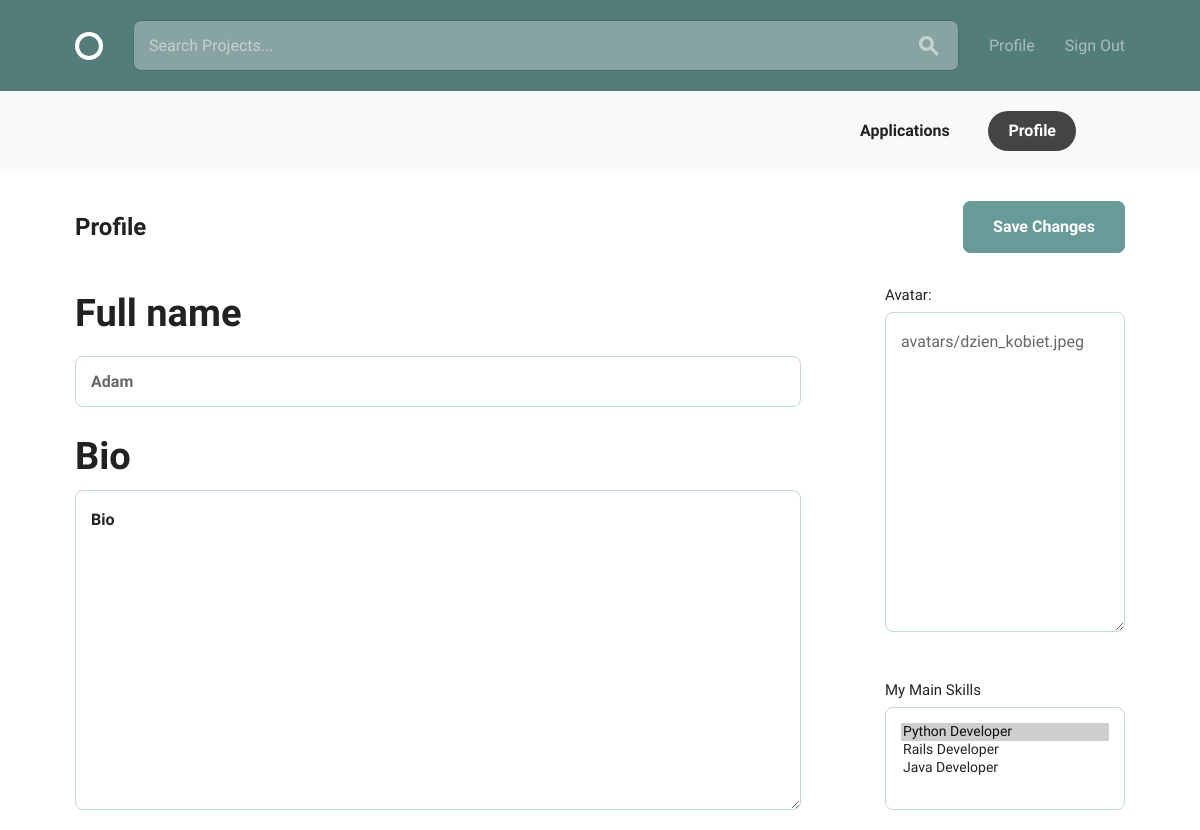
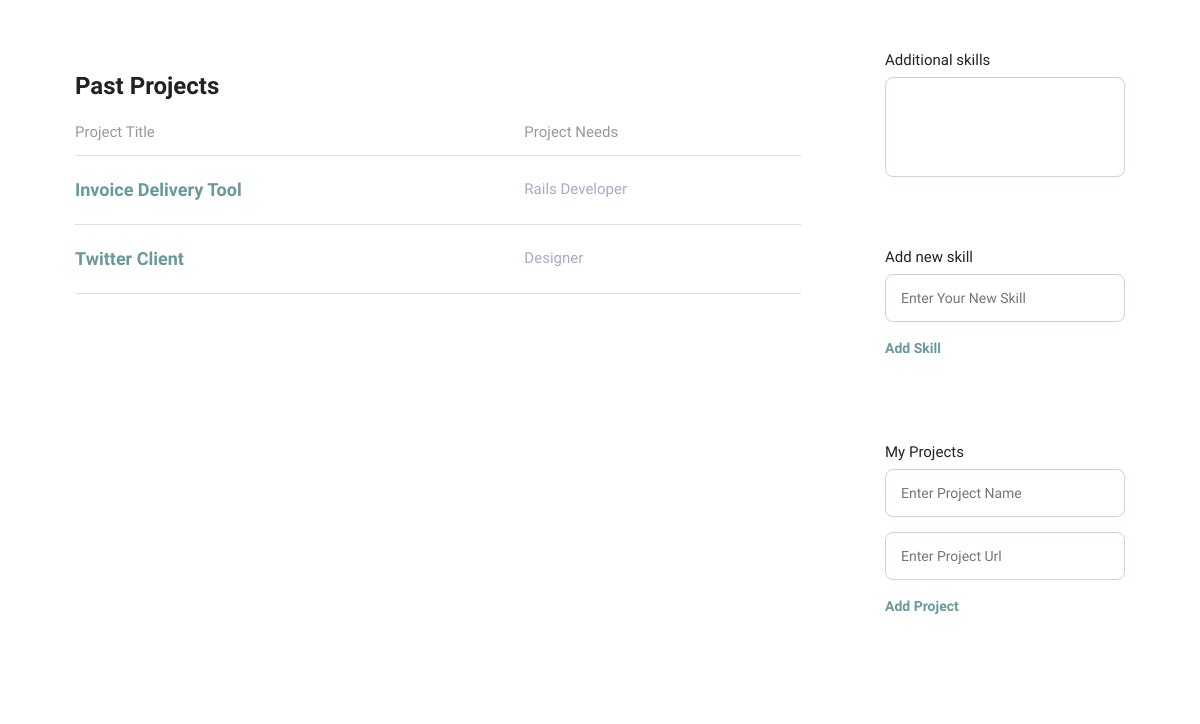
The app's page /profile/edit/1/ (signed in), older data (2 pictures, top to bottom).
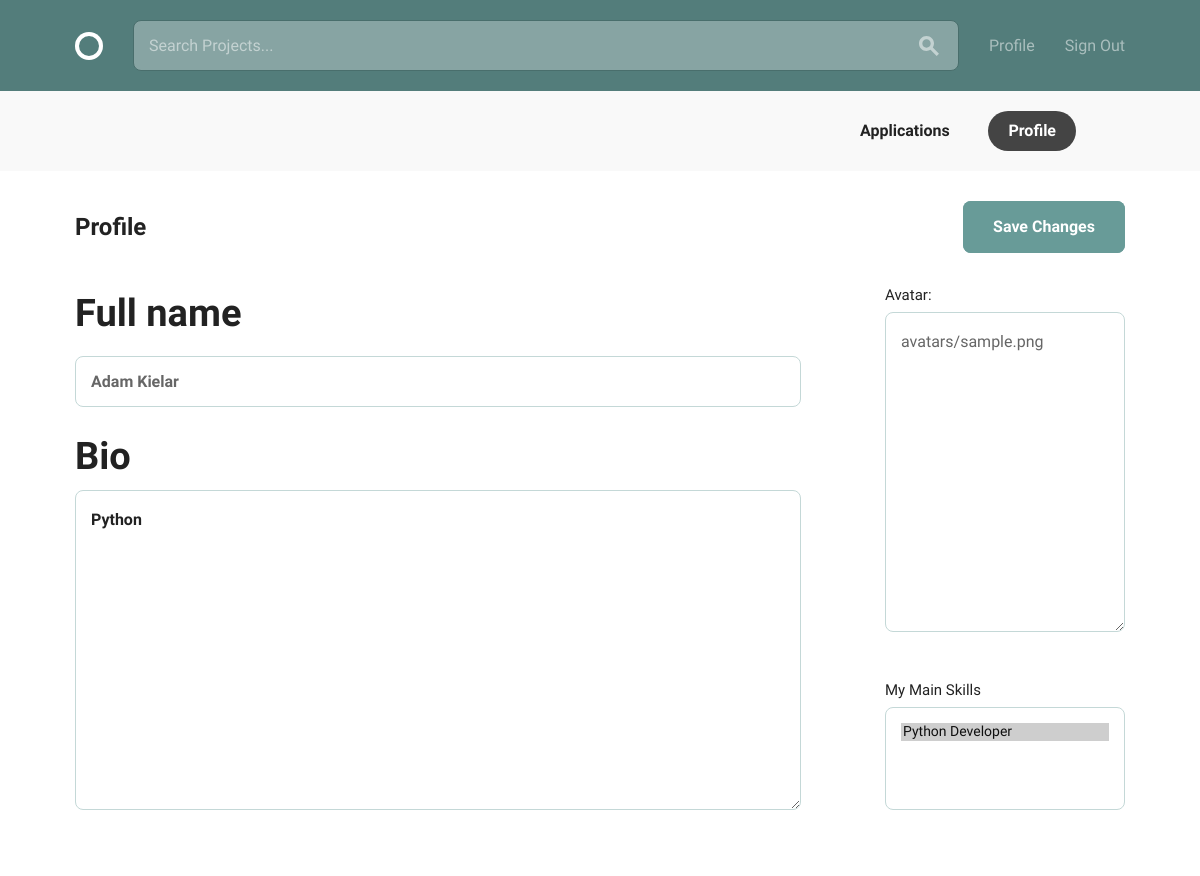
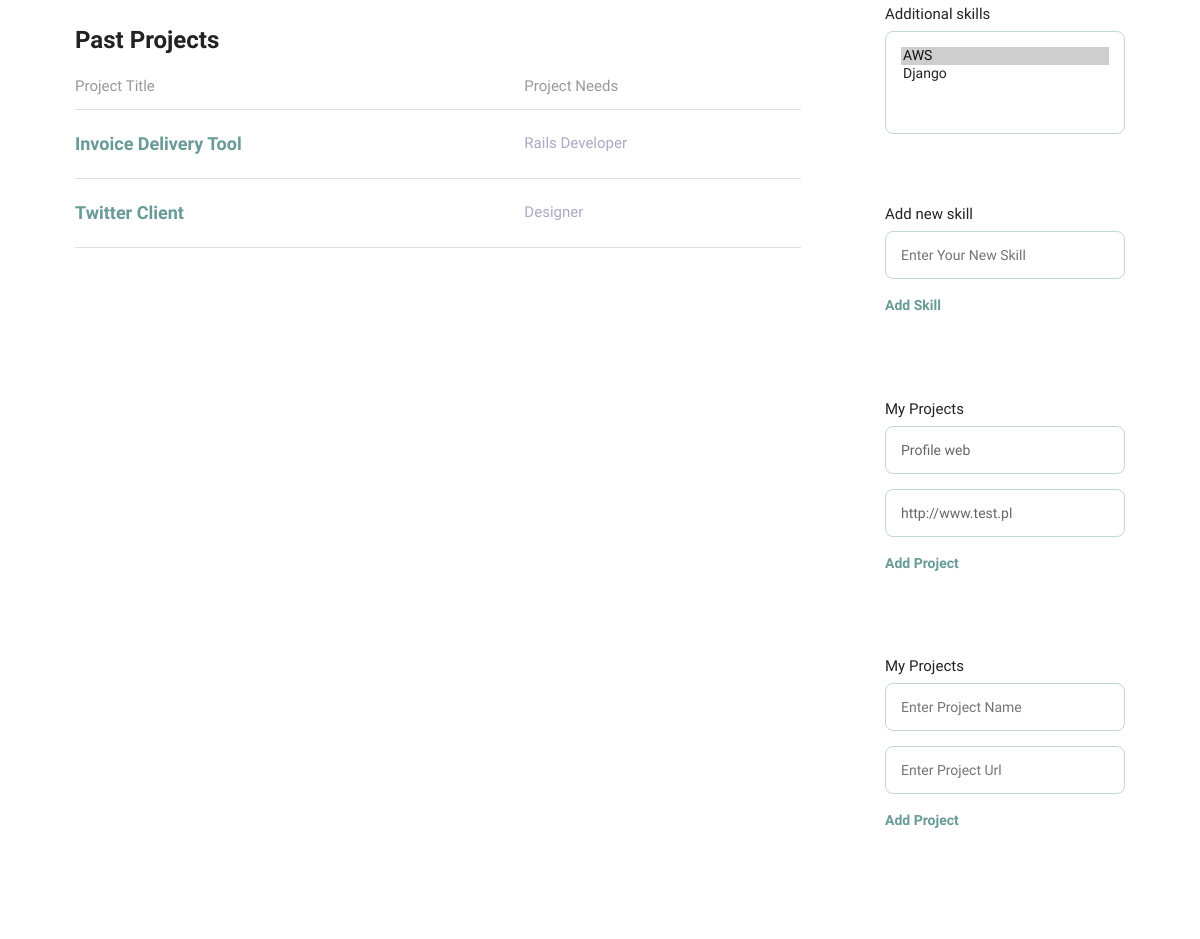
The same page, newer data (2 pictures, top to bottom).
### accounts/models.py (models this page shows, shortened)
class User(AbstractBaseUser, PermissionsMixin):
    email = models.EmailField(verbose_name='email address', max_length=255, unique=True)
    full_name = models.CharField(max_length=255, blank=False, default='')
    avatar = CropperImageField(dimensions=(240, 240), default='avatars/sample.png', upload_to='avatars/')
    bio = MarkdownxField()
    date_joined = models.DateTimeField(auto_now_add=True)
    main_skills = models.ManyToManyField('MainSkill', related_name='mainskills')
    other_skills = models.ManyToManyField('OtherSkill', related_name='otherskills')
    is_active = models.BooleanField(default=True)
    is_staff = models.BooleanField(default=False)
    objects = UserManager()
    USERNAME_FIELD = 'email'

### accounts/views.py (the view, shortened to what this page needs)
# urls.py: path('profile/edit/<int:pk>/', views.profile_edit, name='profile_edit'),
@login_required
def profile_edit(request, pk):
    user = get_object_or_404(User, pk=pk)
    profile_form = ProfileForm(instance=request.user)
    avatar_from = AvatarForm(instance=request.user)
    mainskill_form = MainSkillForm(instance=request.user)
    otherskill_list_form = OtherSkillFormList(instance=request.user)
    otherskill_formset = OtherSkillFormSet()
    userproject_formset = UserProjectFormSet()
    return render(
        request,
        "accounts/profile_form.html",
        {
            "profile_form": profile_form,
            "avatar_form": avatar_from,
            "mainskill_form": mainskill_form,
            "otherskill_list_form": otherskill_list_form,
            "otherskill_formset": otherskill_formset,
            "userproject_formset": userproject_formset,
        },
    )

### accounts/forms.py
class ProfileForm(forms.ModelForm):
    class Meta:
        model = models.User
        fields = ['full_name', 'bio']

class AvatarForm(forms.ModelForm):
    class Meta:
        model = models.User
        fields = ['avatar']
    class Media:
        css = {"all": ("/assets/css/global.css", )}
        js = (
            'admin/js/vendor/jquery/jquery.js',
            'admin/js/jquery.init.js',
        )

### accounts/models.py (called while the page is built)
    def __str__(self):
        return self.name

    def __str__(self):
        return self.name

### accounts/templates/accounts/profile_form.html (shortened to what this page needs)
{% extends 'base.html' %}
{% load static %}
{% block body_content %}
  <div class="circle--actions--bar">
    <nav class="bounds">
      <ul class="circle--pill--list">
        <li><a href="applications.html">Applications</a></li>
        <li><a class="selected" href="{% url 'accounts:profile_detail' pk=user.id %}">Profile</a></li>
      </ul>
    </nav>
  </div>
  <div class="bounds circle--page">
  <form method="post" action="" enctype="multipart/form-data">
    <div class="circle--page--header circle--fluid">
      <div class="circle--fluid--cell circle--fluid--primary">
        <h2>Profile</h2>
      </div>
      <div class="circle--fluid--cell circle--fluid--secondary">
        <input type="submit" class="button button-primary icon-on-left" value="Save Changes">
      </div>
    </div>
    <div class="grid-70">
      <div class="circle--input--h1">
      {{ profile_form.full_name.label}}
      {{ profile_form.full_name }}
      </div>
      <div class="circle--article--body">
        <div class="circle--input--h1">
        {{ profile_form.bio.label }}
        {{ profile_form.bio }}
        </div>
      </div>
      <h2>Past Projects</h2>
      <table class="u-full-width circle--table">
        <thead>
          <tr>
            <th>Project Title</th>
            <th class="circle--cell--right">Project Needs</th>
          </tr>
        </thead>
        <tbody>
          <tr class="clickable-row" data-href="project.html">
            <td>
              <h3>Invoice Delivery Tool</h3>
            </td>
            <td class="circle--cell--right">
              <span class="secondary-label">Rails Developer</span>
            </td>
          </tr>
          <tr class="clickable-row" data-href="project.html">
            <td>
              <h3>Twitter Client</h3>
            </td>
            <td class="circle--cell--right">
              <span class="secondary-label">Designer</span>
            </td>
          </tr>
        </tbody>
      </table>
    </div>
    <div class="grid-25 grid-push-5">
      <div class="">
            <div class="">
              {{ avatar_form }}
          </div>
      </div>
      <br>
      <div class="circle--secondary--module">
        <label>My Main Skills</label>
        {{ mainskill_form.main_skills }}
      </div>
      <div class="circle--secondary--module">
      <label>Additional skills</label>
        {{ otherskill_list_form.other_skills }}
      </div>
      {% for form in otherskill_formset %}
      <div class="circle--secondary--module">
      <label>Add new skill</label>
      <ul class="circle--clone--list">
          <li>
            {{ form.name }}
            <a class="circle--clone--add">Add Skill</a>
          </li>
        </ul>
      </div>
      {% endfor %}
      {% for project in userproject_formset %}
      <div class="circle--secondary--module">
        <label>My Projects</label>
        <ul class="circle--clone--list">
          <li>
            {{ project.project_name }}
            {{ project.url }}
            <a class="circle--clone--add">Add Project</a>
          </li>
        </ul>
      </div>
      {% endfor %}
    </div>
  </form>
  </div>
{% endblock body_content %}
{% block js %}
{{ avatar_form.media }}
{% endblock js %}

Row changes from the older to the newer data that the page shows:
changed User: full_name "Adam" → "Adam Kielar"; bio "Bio" → "Python"; avatar "avatars/dzien_kobiet.jpeg" → "avatars/sample.png"; bio.label "Bio" → (not shown)
Text that changed along with them:
{{ profile_form.bio.label }}: (not shown) → "Bio"
form field main_skills: "Python Developer ☑ / Rails Developer / Java Developer" → "Python Developer ☑"
form field other_skills: (not shown) → "AWS ☑ / Django"
form field project_name: (not shown) → "Profile web"
form field url: (not shown) → "http://www.test.pl"
new list line: "My Projects   Add Project"
